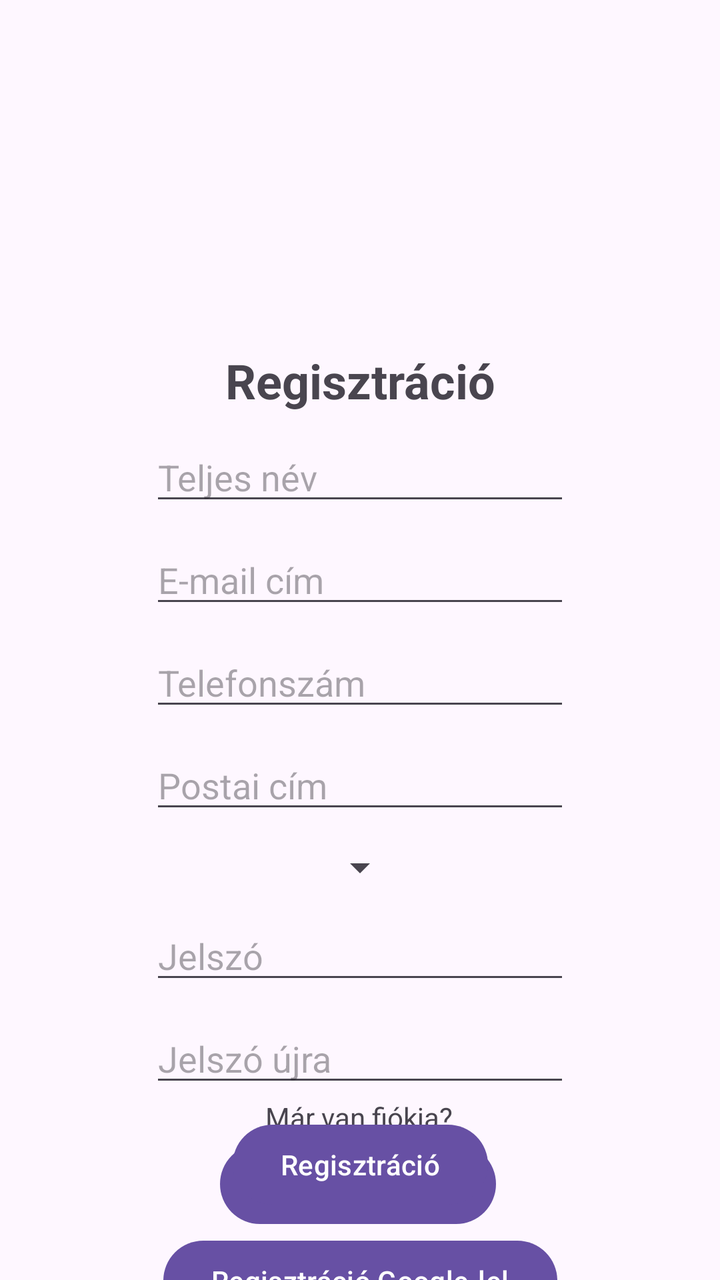
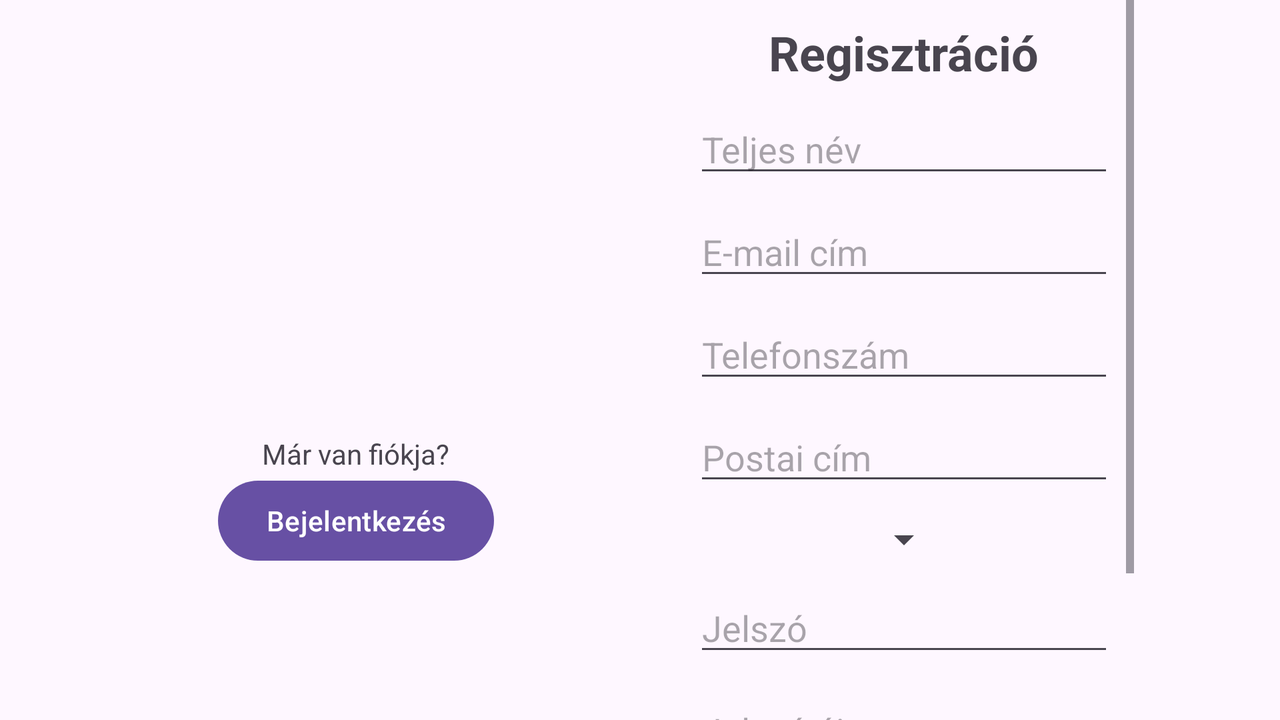

First picture: res/layout/ on a phone held upright. Second picture: the repository's own variant of that layout, on a device whose configuration matches the variant's folder. Source for both follows.
<!-- AndroidManifest.xml: application theme Theme.Gazmester -->
<!-- res/layout/activity_register.xml -->
<?xml version="1.0" encoding="utf-8"?>
<androidx.constraintlayout.widget.ConstraintLayout xmlns:android="http://schemas.android.com/apk/res/android"
    xmlns:app="http://schemas.android.com/apk/res-auto"
    xmlns:tools="http://schemas.android.com/tools"
    android:id="@+id/main"
    android:layout_width="match_parent"
    android:layout_height="match_parent"
    tools:context=".RegisterActivity">

    <Button
        android:id="@+id/loginPageButton"
        android:layout_width="wrap_content"
        android:layout_height="wrap_content"
        android:layout_marginBottom="24dp"
        android:onClick="login"
        android:text="@string/login"
        app:layout_constraintBottom_toBottomOf="parent"
        app:layout_constraintEnd_toEndOf="parent"
        app:layout_constraintHorizontal_bias="0.496"
        app:layout_constraintStart_toStartOf="parent" />

    <TextView
        android:id="@+id/loginTV"
        android:layout_width="wrap_content"
        android:layout_height="wrap_content"
        android:text="@string/alreadyHaveAnAccountQuestion"
        app:layout_constraintBottom_toTopOf="@+id/loginPageButton"
        app:layout_constraintEnd_toEndOf="parent"
        app:layout_constraintHorizontal_bias="0.498"
        app:layout_constraintStart_toStartOf="parent" />

    <ImageView
        android:id="@+id/imageView"
        android:layout_width="172dp"
        android:layout_height="142dp"
        android:layout_marginTop="16dp"
        app:layout_constraintEnd_toEndOf="parent"
        app:layout_constraintStart_toStartOf="parent"
        app:layout_constraintTop_toTopOf="parent"
        app:srcCompat="@drawable/gasmaster_logo" />

    <TextView
        android:id="@+id/registerTV"
        android:layout_width="wrap_content"
        android:layout_height="wrap_content"
        android:layout_marginTop="16dp"
        android:text="@string/register"
        android:textSize="24sp"
        android:textStyle="bold"
        app:layout_constraintEnd_toEndOf="parent"
        app:layout_constraintStart_toStartOf="parent"
        app:layout_constraintTop_toBottomOf="@+id/imageView" />

    <EditText
        android:id="@+id/emailET"
        android:layout_width="wrap_content"
        android:layout_height="wrap_content"
        android:ems="10"
        android:layout_marginTop="@dimen/registerMarginTop"
        android:hint="@string/emailAddress"
        android:inputType="textEmailAddress"
        app:layout_constraintEnd_toEndOf="parent"
        app:layout_constraintStart_toStartOf="parent"
        app:layout_constraintTop_toBottomOf="@+id/nameET" />

    <EditText
        android:id="@+id/passwordAgainET"
        android:layout_width="wrap_content"
        android:layout_height="wrap_content"
        android:ems="10"
        android:hint="@string/passwordAgain"
        android:layout_marginTop="@dimen/registerMarginTop"
        android:inputType="textPassword"
        app:layout_constraintEnd_toEndOf="parent"
        app:layout_constraintStart_toStartOf="parent"
        app:layout_constraintTop_toBottomOf="@+id/passwordET" />

    <EditText
        android:id="@+id/passwordET"
        android:layout_width="wrap_content"
        android:layout_height="wrap_content"
        android:ems="10"
        android:hint="@string/password"
        android:inputType="textPassword"
        android:layout_marginTop="@dimen/registerMarginTop"
        app:layout_constraintEnd_toEndOf="parent"
        app:layout_constraintStart_toStartOf="parent"
        app:layout_constraintTop_toBottomOf="@+id/consumerTypeSpinner" />

    <Button
        android:id="@+id/registerButton"
        android:layout_width="wrap_content"
        android:layout_height="wrap_content"
        android:layout_marginTop="@dimen/registerMarginTop"
        android:text="@string/register"
        android:onClick="register"
        app:layout_constraintEnd_toEndOf="parent"
        app:layout_constraintStart_toStartOf="parent"
        app:layout_constraintTop_toBottomOf="@+id/passwordAgainET" />

    <Button
        android:id="@+id/registerWithGoogleButton"
        android:layout_width="wrap_content"
        android:layout_height="wrap_content"
        android:text="@string/registerWithGoogle"
        android:layout_marginTop="@dimen/registerMarginTop"
        app:layout_constraintEnd_toEndOf="parent"
        app:layout_constraintStart_toStartOf="parent"
        app:layout_constraintTop_toBottomOf="@+id/registerButton" />

    <EditText
        android:id="@+id/nameET"
        android:layout_width="wrap_content"
        android:layout_height="wrap_content"
        android:layout_marginTop="@dimen/registerMarginTop"
        android:ems="10"
        android:hint="@string/fullName"
        android:inputType="text"
        app:layout_constraintEnd_toEndOf="parent"
        app:layout_constraintStart_toStartOf="parent"
        app:layout_constraintTop_toBottomOf="@+id/registerTV" />

    <EditText
        android:id="@+id/phoneET"
        android:layout_width="wrap_content"
        android:layout_height="wrap_content"
        android:layout_marginTop="@dimen/registerMarginTop"
        android:ems="10"
        android:hint="@string/phoneNumber"
        android:inputType="phone"
        app:layout_constraintEnd_toEndOf="parent"
        app:layout_constraintStart_toStartOf="parent"
        app:layout_constraintTop_toBottomOf="@+id/emailET" />

    <EditText
        android:id="@+id/addressET"
        android:layout_width="wrap_content"
        android:layout_height="wrap_content"
        android:layout_marginTop="@dimen/registerMarginTop"
        android:ems="10"
        android:hint="@string/postalAddress"
        android:inputType="textPostalAddress"
        app:layout_constraintEnd_toEndOf="parent"
        app:layout_constraintStart_toStartOf="parent"
        app:layout_constraintTop_toBottomOf="@+id/phoneET" />

    <Spinner
        android:id="@+id/consumerTypeSpinner"
        android:layout_width="wrap_content"
        android:layout_height="wrap_content"
        android:layout_marginTop="@dimen/registerMarginTop"
        android:hint="@string/chooseConsumerType"
        android:spinnerMode="dropdown"
        app:layout_constraintEnd_toEndOf="parent"
        app:layout_constraintStart_toStartOf="parent"
        app:layout_constraintTop_toBottomOf="@+id/addressET" />

</androidx.constraintlayout.widget.ConstraintLayout>
<!-- resources referenced by this layout -->
<resources>
  <dimen name="registerMarginTop">10dp</dimen>
  <string name="alreadyHaveAnAccountQuestion">Már van fiókja?</string>
  <string name="chooseConsumerType">Fogyasztó típusa</string>
  <string name="emailAddress">E-mail cím</string>
  <string name="fullName">Teljes név</string>
  <string name="login">Bejelentkezés</string>
  <string name="password">Jelszó</string>
  <string name="passwordAgain">Jelszó újra</string>
  <string name="phoneNumber">Telefonszám</string>
  <string name="postalAddress">Postai cím</string>
  <string name="register">Regisztráció</string>
  <string name="registerWithGoogle">Regisztráció Google-lel</string>
  <style name="Theme.Gazmester" parent="Base.Theme.Gazmester" />
  <style name="Base.Theme.Gazmester" parent="Theme.Material3.DayNight.NoActionBar">
          
          
      </style>
</resources>
<!-- res/layout-land/activity_register.xml (the repository's variant of the layout above) -->
<!-- drawn on the phone turned sideways -->
<?xml version="1.0" encoding="utf-8"?>
<androidx.constraintlayout.widget.ConstraintLayout xmlns:android="http://schemas.android.com/apk/res/android"
    xmlns:app="http://schemas.android.com/apk/res-auto"
    xmlns:tools="http://schemas.android.com/tools"
    android:id="@+id/main"
    android:layout_width="match_parent"
    android:layout_height="match_parent"
    tools:context=".RegisterActivity">


    <LinearLayout
        android:id="@+id/linearLayout"
        android:layout_width="wrap_content"
        android:layout_height="match_parent"
        android:layout_marginStart="92dp"
        android:gravity="center"
        android:orientation="vertical"
        app:layout_constraintStart_toStartOf="parent"
        tools:layout_editor_absoluteY="0dp">

        <ImageView
            android:id="@+id/imageView"
            android:layout_width="172dp"
            android:layout_height="142dp"
            app:layout_constraintBottom_toBottomOf="parent"
            app:layout_constraintEnd_toEndOf="parent"
            app:layout_constraintHorizontal_bias="0.113"
            app:layout_constraintStart_toStartOf="parent"
            app:layout_constraintTop_toTopOf="parent"
            app:layout_constraintVertical_bias="0.159"
            app:srcCompat="@drawable/gasmaster_logo" />

        <TextView
            android:id="@+id/loginTV"
            android:layout_width="wrap_content"
            android:layout_height="wrap_content"
            android:text="@string/alreadyHaveAnAccountQuestion"
            app:layout_constraintEnd_toEndOf="@+id/imageView"
            app:layout_constraintHorizontal_bias="0.105"
            app:layout_constraintStart_toStartOf="@+id/imageView"
            app:layout_constraintTop_toBottomOf="@+id/imageView" />

        <Button
            android:id="@+id/loginPageButton"
            android:layout_width="wrap_content"
            android:layout_height="wrap_content"
            android:onClick="login"
            android:text="@string/login"
            app:layout_constraintEnd_toEndOf="@+id/loginTV"
            app:layout_constraintHorizontal_bias="0.026"
            app:layout_constraintStart_toStartOf="@+id/loginTV"
            app:layout_constraintTop_toBottomOf="@+id/loginTV" />
    </LinearLayout>

    <ScrollView
        android:layout_width="wrap_content"
        android:layout_marginLeft="60dp"
        android:layout_marginRight="60dp"
        android:paddingEnd="40dp"
        android:paddingStart="40dp"
        android:layout_height="match_parent"
        android:fillViewport="true"
        app:layout_constraintEnd_toEndOf="parent"
        app:layout_constraintStart_toEndOf="@+id/linearLayout"
        app:layout_constraintTop_toTopOf="parent">

        <LinearLayout
            android:layout_width="match_parent"
            android:layout_height="wrap_content"
            android:gravity="center"
            android:orientation="vertical"
            android:padding="@dimen/registerMarginTop"
            android:paddingLeft="@dimen/registerMarginTop"
            android:paddingRight="@dimen/registerMarginTop"
            android:paddingBottom="@dimen/registerMarginTop"
            android:weightSum="1">

            <TextView
                android:id="@+id/registerTV"
                android:layout_width="wrap_content"
                android:layout_height="wrap_content"
                android:text="@string/register"
                android:textSize="24sp"
                android:textStyle="bold"
                app:layout_constraintEnd_toEndOf="parent"
                app:layout_constraintStart_toStartOf="parent"
                tools:layout_editor_absoluteY="16dp" />

            <EditText
                android:id="@+id/nameET"
                android:layout_width="wrap_content"
                android:layout_height="wrap_content"
                android:layout_marginTop="@dimen/registerMarginTop"
                android:ems="10"
                android:hint="@string/fullName"
                android:inputType="text" />

            <EditText
                android:id="@+id/emailET"
                android:layout_width="wrap_content"
                android:layout_height="wrap_content"
                android:layout_marginTop="@dimen/registerMarginTop"
                android:ems="10"
                android:hint="@string/emailAddress"
                android:inputType="textEmailAddress" />

            <EditText
                android:id="@+id/phoneET"
                android:layout_width="wrap_content"
                android:layout_height="wrap_content"
                android:layout_marginTop="@dimen/registerMarginTop"
                android:ems="10"
                android:hint="@string/phoneNumber"
                android:inputType="phone" />

            <EditText
                android:id="@+id/addressET"
                android:layout_width="wrap_content"
                android:layout_height="wrap_content"
                android:layout_marginTop="@dimen/registerMarginTop"
                android:ems="10"
                android:hint="@string/postalAddress"
                android:inputType="textPostalAddress"
                app:layout_constraintEnd_toEndOf="@+id/phoneET"
                app:layout_constraintStart_toStartOf="@+id/phoneET"
                app:layout_constraintTop_toBottomOf="@+id/phoneET" />

            <Spinner
                android:id="@+id/consumerTypeSpinner"
                android:layout_width="wrap_content"
                android:layout_height="wrap_content"
                android:layout_marginTop="@dimen/registerMarginTop"
                android:hint="@string/chooseConsumerType"
                android:spinnerMode="dropdown"
                app:layout_constraintEnd_toEndOf="@+id/addressET"
                app:layout_constraintStart_toStartOf="@+id/addressET"
                app:layout_constraintTop_toBottomOf="@+id/addressET" />

            <EditText
                android:id="@+id/passwordET"
                android:layout_width="wrap_content"
                android:layout_height="wrap_content"
                android:layout_marginTop="@dimen/registerMarginTop"
                android:ems="10"
                android:hint="@string/password"
                android:inputType="textPassword" />

            <EditText
                android:id="@+id/passwordAgainET"
                android:layout_width="wrap_content"
                android:layout_height="wrap_content"
                android:layout_marginTop="@dimen/registerMarginTop"
                android:ems="10"
                android:hint="@string/passwordAgain"
                android:inputType="textPassword" />

            <Button
                android:id="@+id/registerButton"
                android:layout_width="wrap_content"
                android:layout_height="wrap_content"
                android:layout_marginTop="@dimen/registerMarginTop"
                android:onClick="register"
                android:text="@string/register"
                app:layout_constraintEnd_toEndOf="@+id/passwordAgainET"
                app:layout_constraintStart_toStartOf="@+id/passwordAgainET"
                app:layout_constraintTop_toBottomOf="@+id/passwordAgainET" />

        </LinearLayout>

    </ScrollView>

</androidx.constraintlayout.widget.ConstraintLayout>
<!-- resources referenced by the variant -->
<!-- as the phone turned sideways resolves them -->
<resources>
  <dimen name="registerMarginTop">10dp</dimen>
  <string name="alreadyHaveAnAccountQuestion">Már van fiókja?</string>
  <string name="chooseConsumerType">Fogyasztó típusa</string>
  <string name="emailAddress">E-mail cím</string>
  <string name="fullName">Teljes név</string>
  <string name="login">Bejelentkezés</string>
  <string name="password">Jelszó</string>
  <string name="passwordAgain">Jelszó újra</string>
  <string name="phoneNumber">Telefonszám</string>
  <string name="postalAddress">Postai cím</string>
  <string name="register">Regisztráció</string>
  <style name="Theme.Gazmester" parent="Base.Theme.Gazmester" />
  <style name="Base.Theme.Gazmester" parent="Theme.Material3.DayNight.NoActionBar">
          
          
      </style>
</resources>
